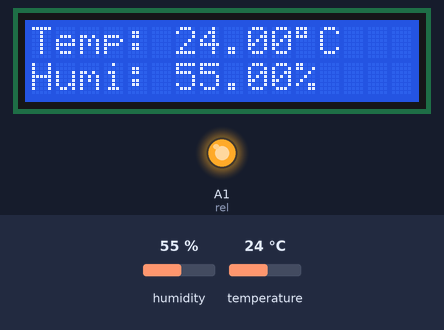
Recording of a sketch running on a simulated Arduino Uno, built with avr-gcc and run on an emulated ATmega328P. Parts: 16×2 character LCD, output pins drawn as LEDs (lit = HIGH). The test bench sets the inputs (shaded band); at power-on: humidity 55 %, temperature 24 °C.

Above: at 1.2 s.
1.3 s: humidity set to 52 %
At 3.6 s:
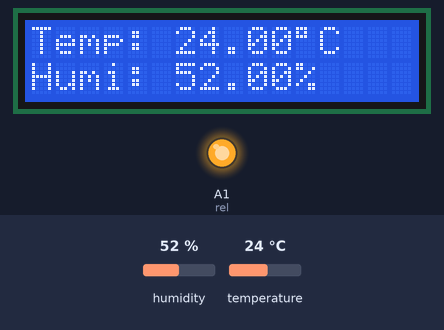
4.1 s: humidity set to 49 %
At 5.7 s:
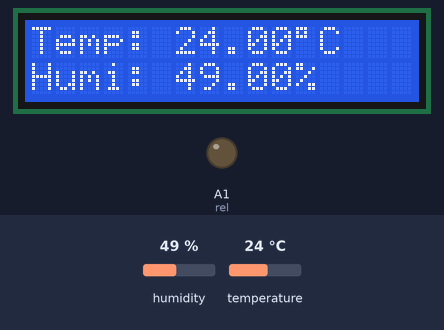
10.2 s: temperature set to 12 °C
At 14.7 s:
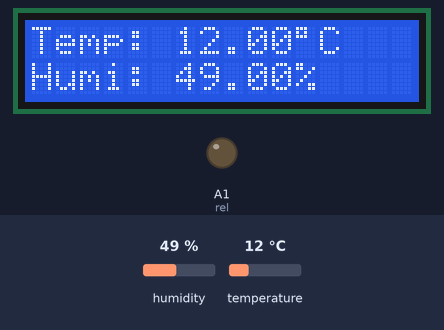
15.8 s: temperature set to 19 °C
At 20.4 s:
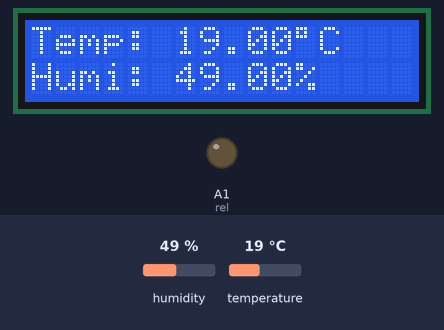
Timing chart, 0 to 22.9 s (numbered marks = the images above; inputs shaded):
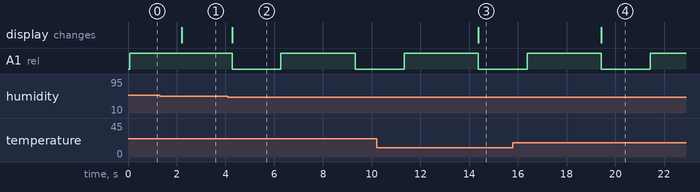

Measured:
- the behaviour switches between 51 and 50 % on humidity (found by bisection; images 1 and 2)
- after the input at 1.3 s, the display: changes after 0.90 s (image 1)
- after the input at 4.1 s, A1 (rel): HIGH → LOW after 0.18 s, → HIGH 2.0 s later, → LOW 3.1 s later; the display: changes after 0.18 s (image 2)
- after the input at 10.2 s, the display: changes after 4.2 s (image 3)
- after the input at 15.8 s, the display: changes after 3.6 s (image 4)

The sketch:

finalcode.ino
```cpp
#include <LiquidCrystal_I2C.h>
#include "DHT.h"
#define DHTPIN A0
#define DHTTYPE DHT11
#define rel A1

LiquidCrystal_I2C lcd(0x27, 16, 2);  // I2C address 0x27 (from DIYables LCD), 16 column and 2 rows
DHT dht(DHTPIN, DHTTYPE);


void setup()
{
   Serial.begin(9600); // initialize serial
  pinMode(rel, OUTPUT);
  dht.begin();     // initialize the sensor
  lcd.init();      // initialize the lcd
  lcd.backlight(); // open the backlight
  digitalWrite(rel,HIGH);
}

void loop()
{//digitalWrite(rel,HIGH);
 // delay(2000); // wait a few seconds between measurements
 //digitalWrite(rel,LOW);
 //delay(2000);
  float humi  = dht.readHumidity();    // read humidity
  float tempC = dht.readTemperature(); // read temperature

  lcd.clear();
  // check if any reads failed
 /* if (isnan(humi) || isnan(tempC)) {
    lcd.setCursor(0, 0);
    lcd.print("Failed");
  } else {*/
    lcd.setCursor(0, 0);  // start to print at the first row
    lcd.print("Temp: ");
    lcd.print(tempC);     // print the temperature
    lcd.print((char)223); // print ° character
    lcd.print("C");

    lcd.setCursor(0, 1);  // start to print at the second row
    lcd.print("Humi: ");
    lcd.print(humi);      // print the humidity
    lcd.print("%");
    if(humi<=50||tempC>37)
    {digitalWrite(rel,LOW);
     delay(2000);
     digitalWrite(rel,HIGH);
     delay(2000);
     }
     if(humi>50||tempC<37)
     {digitalWrite(rel,HIGH);
     delay(1000);}


 // }
}
```
